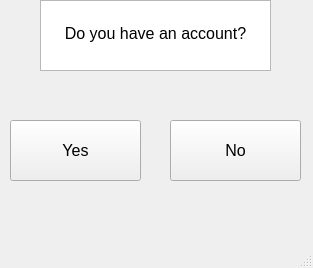
<?xml version="1.0" encoding="UTF-8"?>
<ui version="4.0">
 <class>MainWindow</class>
 <widget class="QMainWindow" name="MainWindow">
  <property name="geometry">
   <rect>
    <x>0</x>
    <y>0</y>
    <width>313</width>
    <height>268</height>
   </rect>
  </property>
  <property name="windowTitle">
   <string>MainWindow</string>
  </property>
  <widget class="QWidget" name="centralwidget">
   <widget class="QTextBrowser" name="textBrowser">
    <property name="geometry">
     <rect>
      <x>40</x>
      <y>0</y>
      <width>231</width>
      <height>71</height>
     </rect>
    </property>
    <property name="html">
     <string>&lt;!DOCTYPE HTML PUBLIC &quot;-//W3C//DTD HTML 4.0//EN&quot; &quot;http://www.w3.org/TR/REC-html40/strict.dtd&quot;&gt;
&lt;html&gt;&lt;head&gt;&lt;meta name=&quot;qrichtext&quot; content=&quot;1&quot; /&gt;&lt;style type=&quot;text/css&quot;&gt;
p, li { white-space: pre-wrap; }
&lt;/style&gt;&lt;/head&gt;&lt;body style=&quot; font-family:'MS Shell Dlg 2'; font-size:8.25pt; font-weight:400; font-style:normal;&quot;&gt;
&lt;p align=&quot;center&quot; style=&quot; margin-top:0px; margin-bottom:0px; margin-left:0px; margin-right:0px; -qt-block-indent:0; text-indent:0px;&quot;&gt;&lt;span style=&quot; font-size:12pt;&quot;&gt; &lt;/span&gt;&lt;/p&gt;
&lt;p align=&quot;center&quot; style=&quot; margin-top:0px; margin-bottom:0px; margin-left:0px; margin-right:0px; -qt-block-indent:0; text-indent:0px;&quot;&gt;&lt;span style=&quot; font-size:12pt;&quot;&gt;Do you have an account?&lt;/span&gt;&lt;/p&gt;&lt;/body&gt;&lt;/html&gt;</string>
    </property>
   </widget>
   <widget class="QPushButton" name="Yes">
    <property name="geometry">
     <rect>
      <x>10</x>
      <y>120</y>
      <width>131</width>
      <height>61</height>
     </rect>
    </property>
    <property name="font">
     <font>
      <pointsize>12</pointsize>
     </font>
    </property>
    <property name="text">
     <string>Yes</string>
    </property>
   </widget>
   <widget class="QPushButton" name="No">
    <property name="geometry">
     <rect>
      <x>170</x>
      <y>120</y>
      <width>131</width>
      <height>61</height>
     </rect>
    </property>
    <property name="font">
     <font>
      <pointsize>12</pointsize>
     </font>
    </property>
    <property name="text">
     <string>No</string>
    </property>
   </widget>
  </widget>
  <widget class="QMenuBar" name="menubar">
   <property name="geometry">
    <rect>
     <x>0</x>
     <y>0</y>
     <width>313</width>
     <height>21</height>
    </rect>
   </property>
  </widget>
  <widget class="QStatusBar" name="statusbar"/>
 </widget>
 <resources/>
 <connections/>
</ui>
